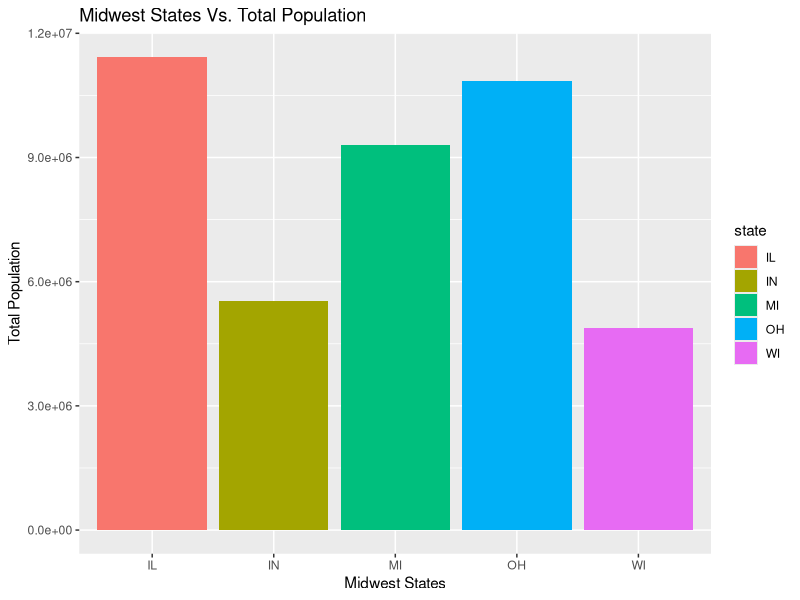
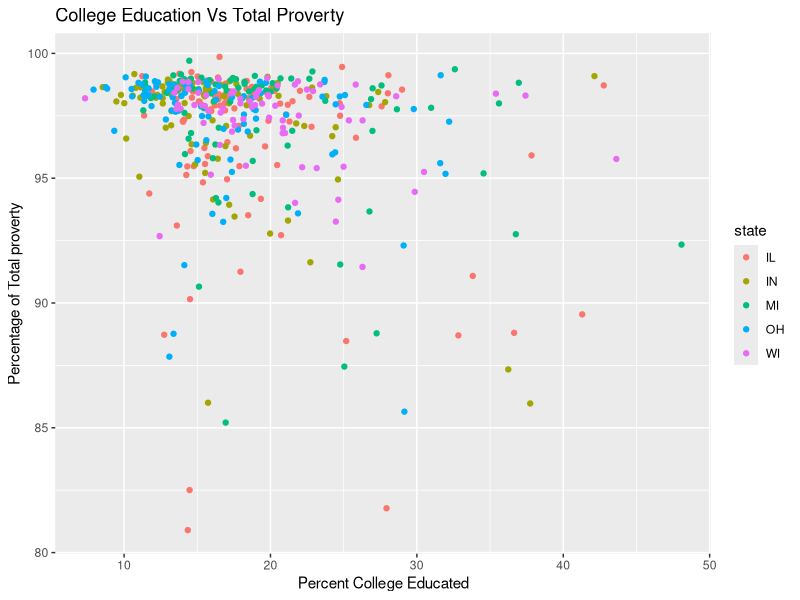
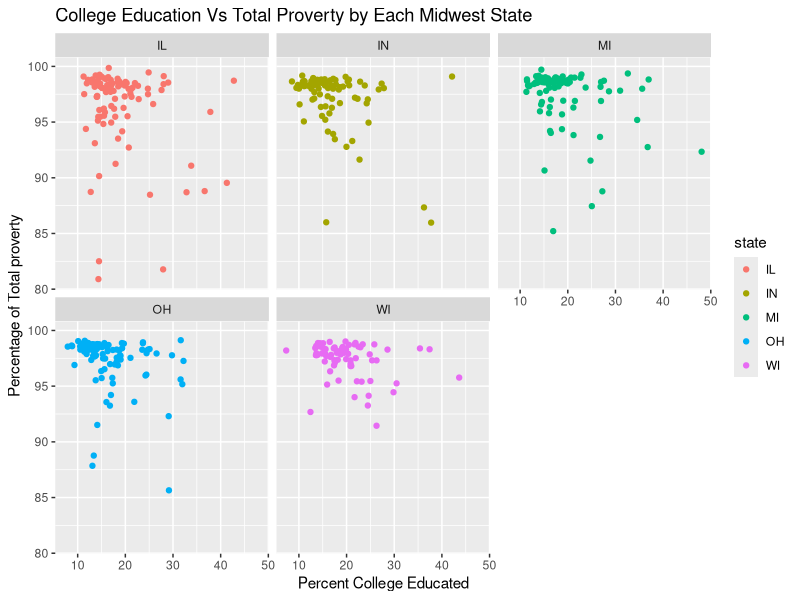

Here is the R script that generated these plots, in order:
## ---- chunk 1
library(ggplot2)
summary(midwest)
## ---- chunk 2
z <- rowsum(midwest$poptotal, midwest$state)
z
s <- ggplot(data = midwest, aes(x = state, y = poptotal, fill = state))
s + geom_histogram(stat="identity") + ggtitle("Midwest States Vs. Total Population") +
xlab("Midwest States") + ylab("Total Population")

## ---- chunk 3
p <- ggplot(data = midwest, aes(y = percpovertyknown, x = percollege))
p + geom_point((aes(color = state))) + ggtitle("College Education Vs Total Proverty") +
xlab("Percent College Educated") + ylab("Percentage of Total proverty")
p + geom_point(aes(color = state)) + facet_wrap(~state) + ggtitle("College Education Vs Total Proverty by Each Midwest State") +
xlab("Percent College Educated") + ylab("Percentage of Total proverty")

## ---- chunk 4
A <- matrix(data=c(1,2,-3,2,1,-3,-1,2,0), nrow=3, ncol=3, byrow=TRUE)    

B <- matrix(data=c(5,13,-8), nrow=3, ncol=1, byrow=FALSE)

library(MASS)

fractions(solve(A, B), 3) 


